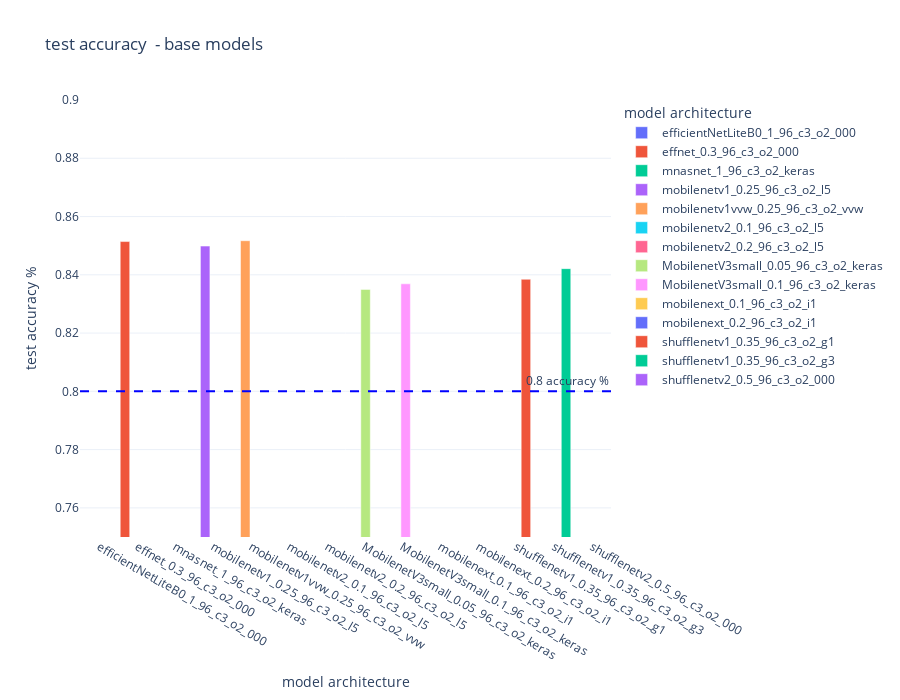

The code cell stored with this chart in its notebook:
### Code cell
def plot_model_accuracy(df, title=""):
    accuracy_limit = 0.80

    fig = px.bar(df, 
                x="architecture", 
                color="architecture",
                y='test_accuracy',
                labels={"architecture": "model architecture",
                        "test_accuracy": "test accuracy %",
                            #"value": "kB"
                            },
                title=f"test accuracy {title}",
                barmode='group',
                #hover_data=['architecture', 'size'],
                height=height,
                template=template
                )
    #fig.add_hline(y=peak_memory_limit, line_width=2, line_dash="dash", line_color="orange", annotation_text=f"{peak_memory_limit} KB peak activation", 
    #            annotation_position="top left")
    fig.add_hline(y=accuracy_limit, line_width=2, line_dash="dash", line_color="blue", annotation_text=f"{accuracy_limit} accuracy %", 
                annotation_position="top right")
    fig.update_traces(width=bar_width)
    fig.update_layout(yaxis_range= [0.75, 0.9])
    #fig.show()
    return fig

plot_model_accuracy(basemodels, title=" - base models")

### Figure 1 — Plotly figure (JSON) as saved in the notebook; plotly's stock layout.template omitted (floating-point values rounded to 4 significant figures)
{"data": [{"alignmentgroup": "True", "hovertemplate": "model architecture=%{x}<br>test accuracy %=%{y}<extra></extra>", "legendgroup": "efficientNetLiteB0_1_96_c3_o2_000", "marker": {"color": "#636efa", "pattern": {"shape": ""}}, "name": "efficientNetLiteB0_1_96_c3_o2_000", "offsetgroup": "efficientNetLiteB0_1_96_c3_o2_000", "orientation": "v", "showlegend": true, "textposition": "auto", "type": "bar", "width": 0.25, "x": ["efficientNetLiteB0_1_96_c3_o2_000"], "xaxis": "x", "y": [0], "yaxis": "y"}, {"alignmentgroup": "True", "hovertemplate": "model architecture=%{x}<br>test accuracy %=%{y}<extra></extra>", "legendgroup": "effnet_0.3_96_c3_o2_000", "marker": {"color": "#EF553B", "pattern": {"shape": ""}}, "name": "effnet_0.3_96_c3_o2_000", "offsetgroup": "effnet_0.3_96_c3_o2_000", "orientation": "v", "showlegend": true, "textposition": "auto", "type": "bar", "width": 0.25, "x": ["effnet_0.3_96_c3_o2_000"], "xaxis": "x", "y": [0.8514], "yaxis": "y"}, {"alignmentgroup": "True", "hovertemplate": "model architecture=%{x}<br>test accuracy %=%{y}<extra></extra>", "legendgroup": "mnasnet_1_96_c3_o2_keras", "marker": {"color": "#00cc96", "pattern": {"shape": ""}}, "name": "mnasnet_1_96_c3_o2_keras", "offsetgroup": "mnasnet_1_96_c3_o2_keras", "orientation": "v", "showlegend": true, "textposition": "auto", "type": "bar", "width": 0.25, "x": ["mnasnet_1_96_c3_o2_keras"], "xaxis": "x", "y": [0], "yaxis": "y"}, {"alignmentgroup": "True", "hovertemplate": "model architecture=%{x}<br>test accuracy %=%{y}<extra></extra>", "legendgroup": "mobilenetv1_0.25_96_c3_o2_l5", "marker": {"color": "#ab63fa", "pattern": {"shape": ""}}, "name": "mobilenetv1_0.25_96_c3_o2_l5", "offsetgroup": "mobilenetv1_0.25_96_c3_o2_l5", "orientation": "v", "showlegend": true, "textposition": "auto", "type": "bar", "width": 0.25, "x": ["mobilenetv1_0.25_96_c3_o2_l5"], "xaxis": "x", "y": [0.8499], "yaxis": "y"}, {"alignmentgroup": "True", "hovertemplate": "model architecture=%{x}<br>test accuracy %=%{y}<extra></extra>", "legendgroup": "mobilenetv1vvw_0.25_96_c3_o2_vvw", "marker": {"color": "#FFA15A", "pattern": {"shape": ""}}, "name": "mobilenetv1vvw_0.25_96_c3_o2_vvw", "offsetgroup": "mobilenetv1vvw_0.25_96_c3_o2_vvw", "orientation": "v", "showlegend": true, "textposition": "auto", "type": "bar", "width": 0.25, "x": ["mobilenetv1vvw_0.25_96_c3_o2_vvw"], "xaxis": "x", "y": [0.8517], "yaxis": "y"}, {"alignmentgroup": "True", "hovertemplate": "model architecture=%{x}<br>test accuracy %=%{y}<extra></extra>", "legendgroup": "mobilenetv2_0.1_96_c3_o2_l5", "marker": {"color": "#19d3f3", "pattern": {"shape": ""}}, "name": "mobilenetv2_0.1_96_c3_o2_l5", "offsetgroup": "mobilenetv2_0.1_96_c3_o2_l5", "orientation": "v", "showlegend": true, "textposition": "auto", "type": "bar", "width": 0.25, "x": ["mobilenetv2_0.1_96_c3_o2_l5"], "xaxis": "x", "y": [0], "yaxis": "y"}, {"alignmentgroup": "True", "hovertemplate": "model architecture=%{x}<br>test accuracy %=%{y}<extra></extra>", "legendgroup": "mobilenetv2_0.2_96_c3_o2_l5", "marker": {"color": "#FF6692", "pattern": {"shape": ""}}, "name": "mobilenetv2_0.2_96_c3_o2_l5", "offsetgroup": "mobilenetv2_0.2_96_c3_o2_l5", "orientation": "v", "showlegend": true, "textposition": "auto", "type": "bar", "width": 0.25, "x": ["mobilenetv2_0.2_96_c3_o2_l5"], "xaxis": "x", "y": [0], "yaxis": "y"}, {"alignmentgroup": "True", "hovertemplate": "model architecture=%{x}<br>test accuracy %=%{y}<extra></extra>", "legendgroup": "MobilenetV3small_0.05_96_c3_o2_keras", "marker": {"color": "#B6E880", "pattern": {"shape": ""}}, "name": "MobilenetV3small_0.05_96_c3_o2_keras", "offsetgroup": "MobilenetV3small_0.05_96_c3_o2_keras", "orientation": "v", "showlegend": true, "textposition": "auto", "type": "bar", "width": 0.25, "x": ["MobilenetV3small_0.05_96_c3_o2_keras"], "xaxis": "x", "y": [0.835], "yaxis": "y"}, {"alignmentgroup": "True", "hovertemplate": "model architecture=%{x}<br>test accuracy %=%{y}<extra></extra>", "legendgroup": "MobilenetV3small_0.1_96_c3_o2_keras", "marker": {"color": "#FF97FF", "pattern": {"shape": ""}}, "name": "MobilenetV3small_0.1_96_c3_o2_keras", "offsetgroup": "MobilenetV3small_0.1_96_c3_o2_keras", "orientation": "v", "showlegend": true, "textposition": "auto", "type": "bar", "width": 0.25, "x": ["MobilenetV3small_0.1_96_c3_o2_keras"], "xaxis": "x", "y": [0.8369], "yaxis": "y"}, {"alignmentgroup": "True", "hovertemplate": "model architecture=%{x}<br>test accuracy %=%{y}<extra></extra>", "legendgroup": "mobilenext_0.1_96_c3_o2_i1", "marker": {"color": "#FECB52", "pattern": {"shape": ""}}, "name": "mobilenext_0.1_96_c3_o2_i1", "offsetgroup": "mobilenext_0.1_96_c3_o2_i1", "orientation": "v", "showlegend": true, "textposition": "auto", "type": "bar", "width": 0.25, "x": ["mobilenext_0.1_96_c3_o2_i1"], "xaxis": "x", "y": [0], "yaxis": "y"}, {"alignmentgroup": "True", "hovertemplate": "model architecture=%{x}<br>test accuracy %=%{y}<extra></extra>", "legendgroup": "mobilenext_0.2_96_c3_o2_i1", "marker": {"color": "#636efa", "pattern": {"shape": ""}}, "name": "mobilenext_0.2_96_c3_o2_i1", "offsetgroup": "mobilenext_0.2_96_c3_o2_i1", "orientation": "v", "showlegend": true, "textposition": "auto", "type": "bar", "width": 0.25, "x": ["mobilenext_0.2_96_c3_o2_i1"], "xaxis": "x", "y": [0], "yaxis": "y"}, {"alignmentgroup": "True", "hovertemplate": "model architecture=%{x}<br>test accuracy %=%{y}<extra></extra>", "legendgroup": "shufflenetv1_0.35_96_c3_o2_g1", "marker": {"color": "#EF553B", "pattern": {"shape": ""}}, "name": "shufflenetv1_0.35_96_c3_o2_g1", "offsetgroup": "shufflenetv1_0.35_96_c3_o2_g1", "orientation": "v", "showlegend": true, "textposition": "auto", "type": "bar", "width": 0.25, "x": ["shufflenetv1_0.35_96_c3_o2_g1"], "xaxis": "x", "y": [0.8385], "yaxis": "y"}, {"alignmentgroup": "True", "hovertemplate": "model architecture=%{x}<br>test accuracy %=%{y}<extra></extra>", "legendgroup": "shufflenetv1_0.35_96_c3_o2_g3", "marker": {"color": "#00cc96", "pattern": {"shape": ""}}, "name": "shufflenetv1_0.35_96_c3_o2_g3", "offsetgroup": "shufflenetv1_0.35_96_c3_o2_g3", "orientation": "v", "showlegend": true, "textposition": "auto", "type": "bar", "width": 0.25, "x": ["shufflenetv1_0.35_96_c3_o2_g3"], "xaxis": "x", "y": [0.8421], "yaxis": "y"}, {"alignmentgroup": "True", "hovertemplate": "model architecture=%{x}<br>test accuracy %=%{y}<extra></extra>", "legendgroup": "shufflenetv2_0.5_96_c3_o2_000", "marker": {"color": "#ab63fa", "pattern": {"shape": ""}}, "name": "shufflenetv2_0.5_96_c3_o2_000", "offsetgroup": "shufflenetv2_0.5_96_c3_o2_000", "orientation": "v", "showlegend": true, "textposition": "auto", "type": "bar", "width": 0.25, "x": ["shufflenetv2_0.5_96_c3_o2_000"], "xaxis": "x", "y": [0], "yaxis": "y"}], "layout": {"annotations": [{"showarrow": false, "text": "0.8 accuracy %", "x": 1, "xanchor": "right", "xref": "x domain", "y": 0.8, "yanchor": "bottom", "yref": "y"}], "barmode": "group", "height": 700, "legend": {"title": {"text": "model architecture"}, "tracegroupgap": 0}, "shapes": [{"line": {"color": "blue", "dash": "dash", "width": 2}, "type": "line", "x0": 0, "x1": 1, "xref": "x domain", "y0": 0.8, "y1": 0.8, "yref": "y"}], "title": {"text": "test accuracy  - base models"}, "xaxis": {"anchor": "y", "categoryarray": ["efficientNetLiteB0_1_96_c3_o2_000", "effnet_0.3_96_c3_o2_000", "mnasnet_1_96_c3_o2_keras", "mobilenetv1_0.25_96_c3_o2_l5", "mobilenetv1vvw_0.25_96_c3_o2_vvw", "mobilenetv2_0.1_96_c3_o2_l5", "mobilenetv2_0.2_96_c3_o2_l5", "MobilenetV3small_0.05_96_c3_o2_keras", "MobilenetV3small_0.1_96_c3_o2_keras", "mobilenext_0.1_96_c3_o2_i1", "mobilenext_0.2_96_c3_o2_i1", "shufflenetv1_0.35_96_c3_o2_g1", "shufflenetv1_0.35_96_c3_o2_g3", "shufflenetv2_0.5_96_c3_o2_000"], "categoryorder": "array", "domain": [0, 1], "title": {"text": "model architecture"}}, "yaxis": {"anchor": "x", "domain": [0, 1], "range": [0.75, 0.9], "title": {"text": "test accuracy %"}}}}
